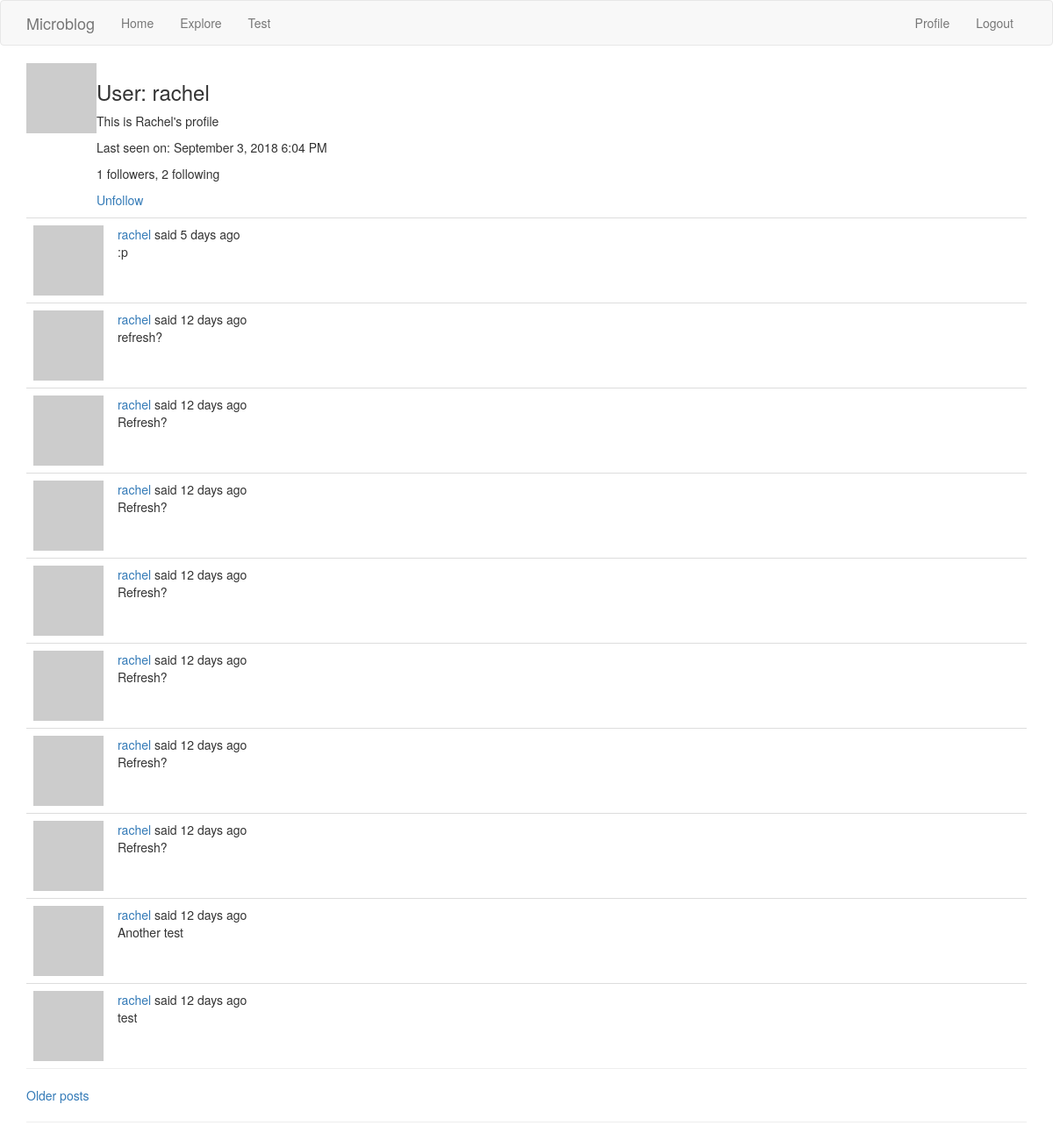
Before: /user/rachel (signed in) with the older database file.
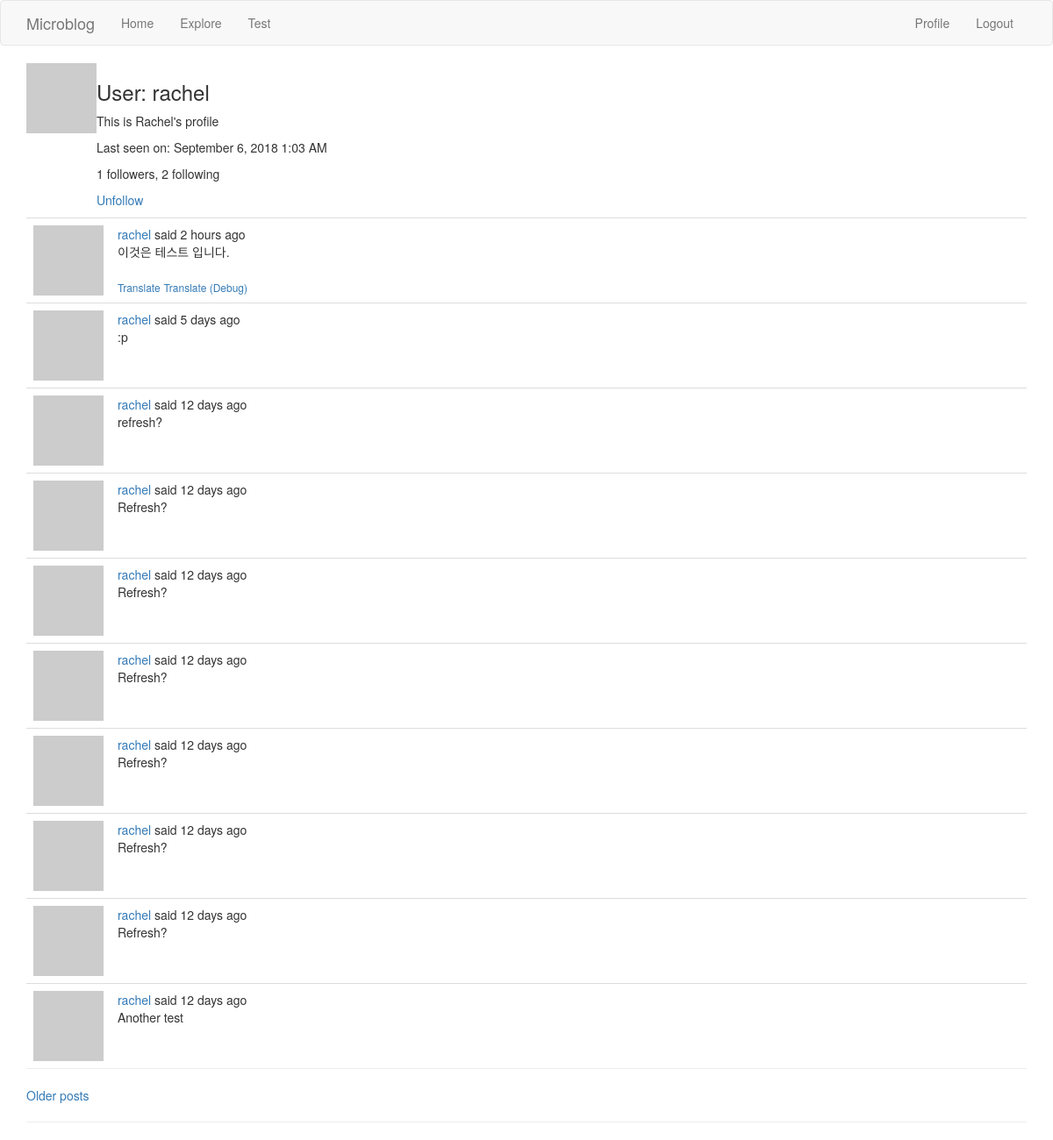
After: the same page with the newer database file.
### app/models.py (models this page shows, shortened)
class User(UserMixin, db.Model):
    id = db.Column(db.Integer, primary_key=True)
    username = db.Column(db.String(64), index=True, unique=True)
    email = db.Column(db.String(120), index=True, unique=True)
    pw_hash = db.Column(db.String(128))
    about_me = db.Column(db.String(140))
    datetime_joined = db.Column(db.DateTime, default=datetime.utcnow)
    datetime_last_seen = db.Column(db.DateTime, default=datetime.utcnow)
    posts = db.relationship('Post', backref='author', lazy='dynamic')
    followed = db.relationship(
        'User', # Self-referential
        secondary=followers, # Association table defined above
        primaryjoin=(followers.c.follower_id == id), # How left-side entity is linked: User's `id` matches the `follower_id` field of the association table
        secondaryjoin=(followers.c.followed_id == id), # How the right-side entity (followed user) is linked.
        backref=db.backref('followers', lazy='dynamic'), # How this relationship will be accessed from the right-side entity (followed)
        lazy='dynamic' # `dynamic` sets up the query to not run until specifically requested
    )
    def avatar(self, size):
        digest = md5(self.email.lower().encode('utf-8')).hexdigest()
        return 'https://www.gravatar.com/avatar/{}?d=identicon&s={}'.format(digest, size)
    def is_following(self, user):
        return self.followed.filter(
            followers.c.followed_id == user.id).count() > 0

class Post(db.Model):
    id = db.Column(db.Integer, primary_key=True)
    body = db.Column(db.String(140))
    timestamp = db.Column(db.DateTime, index=True, default=datetime.utcnow)
    user_id = db.Column(db.Integer, db.ForeignKey('user.id'))
    language = db.Column(db.String(5))

### app/routes.py (the view)
@application.route('/user/<username>')
@login_required
def user(username):
    user = User.query.filter_by(username=username).first_or_404()
    page = request.args.get('page', 1, type=int)
    posts = user.posts.order_by(Post.timestamp.desc()).paginate(
        page, application.config['POSTS_PER_PAGE'], False)
    next_url = url_for('user', username=user.username, page=posts.next_num) if posts.has_next else None
    prev_url = url_for('user', username=user.username, page=posts.prev_num) if posts.has_prev else None
    return render_template('user.html', user=user, posts=posts.items, next_url=next_url, prev_url=prev_url)

### app/models.py (called while the page is built)
@login.user_loader
def load_user(id):
    return User.query.get(int(id))

### app/routes.py (called while the page is built)
@application.before_request
def before_request():
    if current_user.is_authenticated:
        current_user.datetime_last_seen = datetime.utcnow()
        db.session.commit()
    g.locale = str(get_locale())

### app/templates/user.html (shortened to what this page needs)
{% extends "base.html" %}
{% block app_content %}
  <table>
    <tr valign="top">
      <td><img src="{{ user.avatar(64) }}"></td>
      <td>
        <h3>User: {{ user.username }}</h3>
        {% if user.about_me %}<p>{{ user.about_me }}</p>{% endif %}
        {% if user.datetime_last_seen %}<p>Last seen on: {{ moment(user.datetime_last_seen).format('LLL') }}</p>{% endif %}
        <p>{{ user.followers.count() }} followers, {{ user.followed.count() }} following</p>
        {% if user == current_user %}
        <p><a href="{{ url_for('edit_profile') }}">Edit profile</a></p>
        {% elif not current_user.is_following(user) %}
        <p><a href="{{ url_for('follow', username=user.username) }}">Follow</a><p>
        {% else %}
        <p><a href="{{ url_for('unfollow', username=user.username) }}">Unfollow</a><p>
        {% endif %}
      </td>
    </tr>
  </table>
  {% for post in posts %}
    {% include '_post.html' %}
  {% endfor %}
  <hr style="margin-top: 0 !important;">
  {% if next_url %}<a href="{{ next_url }}">Older posts</a>{% endif %}
{% endblock %}

### app/templates/_post.html (shortened to what this page needs)
<table class="table table-hover" style="margin-bottom: 0 !important;">
  <tr>
    <td width="30px">
      <a href="{{ url_for('user', username=post.author.username) }}">
        <img src="{{ post.author.avatar(16) }}">
      </a>
    </td>
    <td>
      {{ _('%(username)s said %(when)s', username=user_link, when=moment(post.timestamp).fromNow()) }}
      <br>
      <span id="post_{{ post.id }}">{{ post.body }}</span>
      {% if post.language and post.language != g.locale %}
      <br><br>
      <span id="translation_{{ post.id }}">
        <a href="javascript:translate('#post_{{ post.id }}', '#translation_{{ post.id }}', '{{ post.language }}', '{{ g.locale }}');
        " style="font-size: 12px;">{{ _('Translate') }}</a>
        <a href="javascript:console.log('#post_{{ post.id }}', '#translation_{{ post.id }}', '{{ post.language }}', '{{ g.locale }}');
        " style="font-size: 12px;">{{ _('Translate (Debug)') }}</a>
      </span>
      {% endif %}
    </td>
  </tr>
</table>

Changed rows visible on the page:
no longer on this page (row unchanged): Post: body "test"
changed User "rachel": datetime_last_seen "September 3, 2018 6:04 PM" → "September 6, 2018 1:03 AM"
added Post: body "이것은 테스트 입니다."
